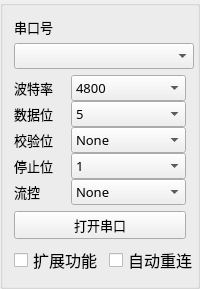
     <widget class="QGroupBox" name="SETTINGS_groupBox">
      <property name="minimumSize">
       <size>
        <width>200</width>
        <height>0</height>
       </size>
      </property>
      <property name="maximumSize">
       <size>
        <width>200</width>
        <height>16777215</height>
       </size>
      </property>
      <property name="font">
       <font>
        <family>优设标题黑</family>
        <pointsize>10</pointsize>
       </font>
      </property>
      <property name="title">
       <string/>
      </property>
      <layout class="QFormLayout" name="formLayout_3">
       <item row="0" column="0">
        <widget class="QLabel" name="COMnum_Label">
         <property name="font">
          <font>
           <family>优设标题黑</family>
           <pointsize>10</pointsize>
          </font>
         </property>
         <property name="text">
          <string>串口号</string>
         </property>
        </widget>
       </item>
       <item row="1" column="0">
        <widget class="NComboBox" name="Serial_number_comboBox">
         <property name="minimumSize">
          <size>
           <width>180</width>
           <height>0</height>
          </size>
         </property>
         <property name="maximumSize">
          <size>
           <width>180</width>
           <height>16777215</height>
          </size>
         </property>
        </widget>
       </item>
       <item row="2" column="0" colspan="2">
        <layout class="QVBoxLayout" name="verticalLayout_2" stretch="0,0,0,0,0">
         <property name="spacing">
          <number>0</number>
         </property>
         <item>
          <layout class="QHBoxLayout" name="horizontalLayout_3" stretch="1,2">
           <item>
            <widget class="QLabel" name="label_5">
             <property name="text">
              <string>波特率</string>
             </property>
            </widget>
           </item>
           <item>
            <widget class="QComboBox" name="BaudRate_comboBox">
             <item>
              <property name="text">
               <string>4800</string>
              </property>
             </item>
             <item>
              <property name="text">
               <string>9600</string>
              </property>
             </item>
             <item>
              <property name="text">
               <string>19200</string>
              </property>
             </item>
             <item>
              <property name="text">
               <string>38400</string>
              </property>
             </item>
             <item>
              <property name="text">
               <string>57600</string>
              </property>
             </item>
             <item>
              <property name="text">
               <string>74880</string>
              </property>
             </item>
             <item>
              <property name="text">
               <string>115200</string>
              </property>
             </item>
             <item>
              <property name="text">
               <string>230400</string>
              </property>
             </item>
             <item>
              <property name="text">
               <string>460800</string>
              </property>
             </item>
             <item>
              <property name="text">
               <string>5760000</string>
              </property>
             </item>
            </widget>
           </item>
          </layout>
         </item>
         <item>
          <layout class="QHBoxLayout" name="horizontalLayout_4" stretch="1,2">
           <item>
            <widget class="QLabel" name="label_6">
             <property name="text">
              <string>数据位</string>
             </property>
            </widget>
           </item>
           <item>
            <widget class="QComboBox" name="DataBits_comboBox">
             <item>
              <property name="text">
               <string>5</string>
              </property>
             </item>
             <item>
              <property name="text">
               <string>6</string>
              </property>
             </item>
             <item>
              <property name="text">
               <string>7</string>
              </property>
             </item>
             <item>
              <property name="text">
               <string>8</string>
              </property>
             </item>
             <item>
              <property name="text">
               <string>Unknown</string>
              </property>
             </item>
            </widget>
           </item>
          </layout>
         </item>
         <item>
          <layout class="QHBoxLayout" name="horizontalLayout_5" stretch="1,2">
           <item>
            <widget class="QLabel" name="label_7">
             <property name="text">
              <string>校验位</string>
             </property>
            </widget>
           </item>
           <item>
            <widget class="QComboBox" name="Parity_comboBox">
             <item>
              <property name="text">
               <string>None</string>
              </property>
             </item>
             <item>
              <property name="text">
               <string>Even</string>
              </property>
             </item>
             <item>
              <property name="text">
               <string>Mark</string>
              </property>
             </item>
             <item>
              <property name="text">
               <string>Odd</string>
              </property>
             </item>
             <item>
              <property name="text">
               <string>Space</string>
              </property>
             </item>
            </widget>
           </item>
          </layout>
         </item>
         <item>
          <layout class="QHBoxLayout" name="horizontalLayout_6" stretch="1,2">
           <item>
            <widget class="QLabel" name="label_8">
             <property name="text">
              <string>停止位</string>
             </property>
            </widget>
           </item>
           <item>
            <widget class="QComboBox" name="StopBits_comboBox">
             <item>
              <property name="text">
               <string>1</string>
              </property>
             </item>
             <item>
              <property name="text">
               <string>1.5</string>
              </property>
             </item>
             <item>
              <property name="text">
               <string>2</string>
              </property>
             </item>
             <item>
              <property name="text">
               <string>0</string>
              </property>
             </item>
            </widget>
           </item>
          </layout>
         </item>
         <item>
          <layout class="QHBoxLayout" name="horizontalLayout_7" stretch="1,2">
           <item>
            <widget class="QLabel" name="label_9">
             <property name="text">
              <string>流控</string>
             </property>
            </widget>
           </item>
           <item>
            <widget class="QComboBox" name="FlowControl_comboBox">
             <item>
              <property name="text">
               <string>None</string>
              </property>
             </item>
             <item>
              <property name="text">
               <string>Hardware</string>
              </property>
             </item>
             <item>
              <property name="text">
               <string>SoftWare</string>
              </property>
             </item>
             <item>
              <property name="text">
               <string>Unknown</string>
              </property>
             </item>
            </widget>
           </item>
          </layout>
         </item>
        </layout>
       </item>
       <item row="3" column="0" colspan="2">
        <widget class="QPushButton" name="Opem_COM_pushButton">
         <property name="mouseTracking">
          <bool>false</bool>
         </property>
         <property name="text">
          <string>打开串口</string>
         </property>
        </widget>
       </item>
       <item row="4" column="0">
        <layout class="QHBoxLayout" name="horizontalLayout_2">
         <item>
          <widget class="QCheckBox" name="Addons_checkBox">
           <property name="font">
            <font>
             <family>优设标题黑</family>
             <pointsize>12</pointsize>
            </font>
           </property>
           <property name="text">
            <string>扩展功能</string>
           </property>
          </widget>
         </item>
         <item>
          <widget class="QCheckBox" name="Auto_reconnect_checkBox">
           <property name="font">
            <font>
             <family>优设标题黑</family>
             <pointsize>12</pointsize>
            </font>
           </property>
           <property name="text">
            <string>自动重连</string>
           </property>
          </widget>
         </item>
        </layout>
       </item>
      </layout>
     </widget>
